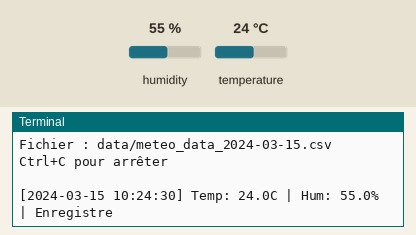
This program was run on a simulated Raspberry Pi (BCM pin numbers). On the bench: the last lines printed to the terminal. The inputs (shaded band) are chosen by the test bench; at power-on: humidity 55 %, temperature 24 °C. The clock reads 2024-03-15 10:24:30 at power-on unless the program sets it; files the program writes start out absent.

Above: at 1.2 s.
1.3 s: humidity set to 22 %
At 5.6 s:
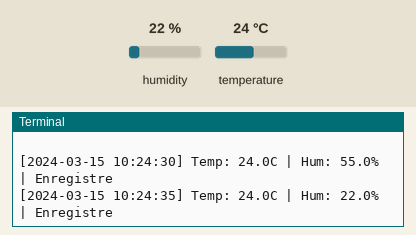
7.3 s: temperature set to 12 °C
At 10.6 s:
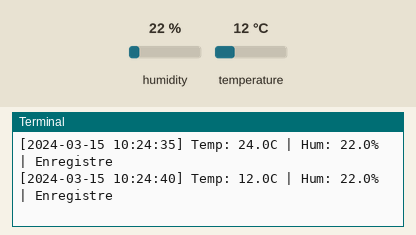
13.3 s: humidity set to 40 %
At 15.7 s:
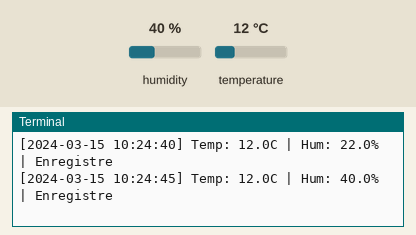
Timing chart, 0 to 17.2 s (numbered marks = the images above; inputs shaded):
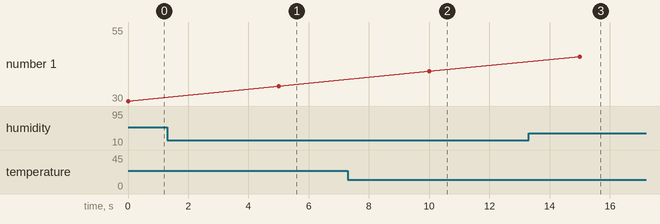

Measured:
- after the input at 1.3 s, the terminal: prints a new line after 3.7 s (image 1)
- after the input at 7.3 s, the terminal: prints a new line after 2.7 s (image 2)
- after the input at 13.3 s, the terminal: prints a new line after 1.7 s (image 3)

The program:

csv_logging.py
```python
# /// script
# requires-python = ">=3.9"
# dependencies = ["adafruit-circuitpython-ahtx0", "adafruit-blinka"]
# ///
"""
Exemple de journalisation des données dans un fichier CSV.

Catégorie B — Traitement et logique
Difficulté : Faible

Ce snippet montre comment:
- Créer un fichier CSV avec en-têtes
- Horodater les mesures (format ISO 8601)
- Enregistrer les données de façon persistante
- Gérer la rotation des fichiers (nouveau fichier par jour)
"""

import csv
import time
from datetime import datetime
from pathlib import Path
import board
import adafruit_ahtx0


class CSVDataLogger:
    """
    Gestionnaire de journalisation CSV pour la station météo.
    """

    def __init__(self, data_dir: str = "data", rotation: str = "daily"):
        """
        Initialise le logger CSV.

        Args:
            data_dir (str): Répertoire de stockage des fichiers CSV
            rotation (str): Stratégie de rotation ("none", "daily", "weekly")
        """
        self.data_dir = Path(data_dir)
        self.data_dir.mkdir(exist_ok=True)
        self.rotation = rotation
        self.current_file = None
        self.csv_writer = None
        self.file_handle = None

    def _get_filename(self) -> Path:
        """
        Génère le nom du fichier CSV selon la stratégie de rotation.

        Returns:
            Path: Chemin du fichier CSV
        """
        if self.rotation == "none":
            return self.data_dir / "meteo_data.csv"

        elif self.rotation == "daily":
            date_str = datetime.now().strftime("%Y-%m-%d")
            return self.data_dir / f"meteo_data_{date_str}.csv"

        elif self.rotation == "weekly":
            week_str = datetime.now().strftime("%Y-W%W")
            return self.data_dir / f"meteo_data_{week_str}.csv"

        else:
            raise ValueError(f"Rotation '{self.rotation}' non supportée")

    def _ensure_file_open(self):
        """
        S'assure que le fichier CSV est ouvert et prêt à écrire.
        Crée le fichier et les en-têtes si nécessaire.
        """
        target_file = self._get_filename()

        # Si le fichier a changé (rotation), fermer l'ancien
        if self.current_file != target_file:
            if self.file_handle:
                self.file_handle.close()

            # Vérifier si le fichier existe déjà (pour savoir si on écrit les en-têtes)
            file_exists = target_file.exists()

            # Ouvrir le nouveau fichier en mode append
            self.file_handle = open(target_file, 'a', newline='')
            self.csv_writer = csv.writer(self.file_handle)
            self.current_file = target_file

            # Écrire les en-têtes si c'est un nouveau fichier
            if not file_exists:
                self._write_headers()

    def _write_headers(self):
        """Écrit les en-têtes du fichier CSV."""
        headers = ["timestamp", "timestamp_iso", "temperature_c", "humidity_percent"]
        self.csv_writer.writerow(headers)
        self.file_handle.flush()

    def log_data(self, temperature: float, humidity: float):
        """
        Enregistre une mesure dans le fichier CSV.

        Args:
            temperature (float): Température en Celsius
            humidity (float): Humidité relative en pourcentage
        """
        self._ensure_file_open()

        # Horodatage
        timestamp_unix = time.time()
        timestamp_iso = datetime.fromtimestamp(timestamp_unix).isoformat()

        # Écriture de la ligne
        self.csv_writer.writerow([
            timestamp_unix,
            timestamp_iso,
            f"{temperature:.2f}",
            f"{humidity:.2f}"
        ])

        # Forcer l'écriture sur disque
        self.file_handle.flush()

    def close(self):
        """Ferme proprement le fichier CSV."""
        if self.file_handle:
            self.file_handle.close()
            self.file_handle = None
            self.csv_writer = None
            self.current_file = None


# Exemple d'utilisation
if __name__ == "__main__":
    # Initialisation
    i2c = board.I2C()
    sensor = adafruit_ahtx0.AHTx0(i2c)
    logger = CSVDataLogger(data_dir="data", rotation="daily")

    print("Station météo - Journalisation CSV")
    print(f"Fichier : {logger._get_filename()}")
    print("Ctrl+C pour arrêter\n")

    try:
        while True:
            # Lecture des données
            temperature = sensor.temperature
            humidity = sensor.relative_humidity

            # Enregistrement dans le CSV
            logger.log_data(temperature, humidity)

            # Affichage console
            timestamp = datetime.now().strftime("%Y-%m-%d %H:%M:%S")
            print(f"[{timestamp}] Temp: {temperature:.1f}C | Hum: {humidity:.1f}% | Enregistre")

            time.sleep(5)

    except KeyboardInterrupt:
        print("\nArret demande par l'utilisateur")

    finally:
        logger.close()
        print("Fichier CSV ferme proprement")
```
